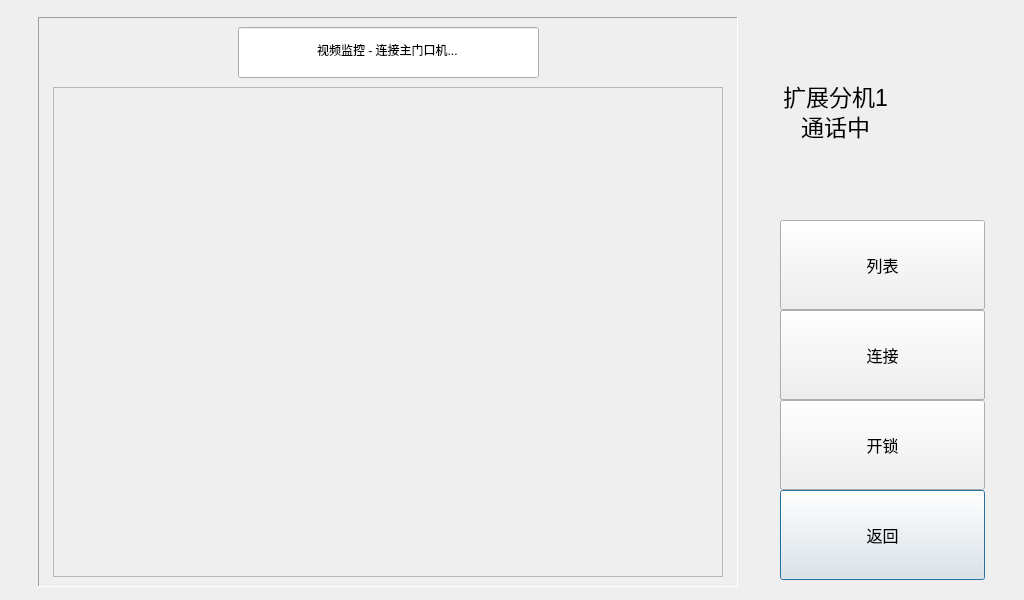
<?xml version="1.0" encoding="UTF-8"?>
<ui version="4.0">
 <class>MonDialog</class>
 <widget class="QDialog" name="MonDialog">
  <property name="geometry">
   <rect>
    <x>0</x>
    <y>0</y>
    <width>1024</width>
    <height>600</height>
   </rect>
  </property>
  <property name="windowTitle">
   <string>Dialog</string>
  </property>
  <widget class="CommonPushButton" name="pushButtonMonReturn">
   <property name="geometry">
    <rect>
     <x>780</x>
     <y>490</y>
     <width>205</width>
     <height>90</height>
    </rect>
   </property>
   <property name="font">
    <font>
     <family>AlArabiya</family>
     <pointsize>12</pointsize>
    </font>
   </property>
   <property name="text">
    <string>返回</string>
   </property>
  </widget>
  <widget class="CommonPushButton" name="pushButtonMonHangUp">
   <property name="geometry">
    <rect>
     <x>780</x>
     <y>310</y>
     <width>205</width>
     <height>90</height>
    </rect>
   </property>
   <property name="font">
    <font>
     <family>AlArabiya</family>
     <pointsize>12</pointsize>
    </font>
   </property>
   <property name="text">
    <string>断开</string>
   </property>
  </widget>
  <widget class="CommonPushButton" name="pushButtonMonOpen">
   <property name="geometry">
    <rect>
     <x>780</x>
     <y>400</y>
     <width>205</width>
     <height>90</height>
    </rect>
   </property>
   <property name="font">
    <font>
     <family>AlArabiya</family>
     <pointsize>12</pointsize>
    </font>
   </property>
   <property name="text">
    <string>开锁</string>
   </property>
  </widget>
  <widget class="CommonPushButton" name="pushButtonMonDial">
   <property name="geometry">
    <rect>
     <x>780</x>
     <y>310</y>
     <width>205</width>
     <height>90</height>
    </rect>
   </property>
   <property name="font">
    <font>
     <family>AlArabiya</family>
     <pointsize>12</pointsize>
    </font>
   </property>
   <property name="text">
    <string>连接</string>
   </property>
  </widget>
  <widget class="QFrame" name="framePanel">
   <property name="geometry">
    <rect>
     <x>38</x>
     <y>17</y>
     <width>700</width>
     <height>570</height>
    </rect>
   </property>
   <property name="frameShape">
    <enum>QFrame::Panel</enum>
   </property>
   <property name="frameShadow">
    <enum>QFrame::Sunken</enum>
   </property>
   <widget class="ScrollLineEdit" name="lineEditInfo">
    <property name="geometry">
     <rect>
      <x>200</x>
      <y>10</y>
      <width>301</width>
      <height>51</height>
     </rect>
    </property>
    <property name="font">
     <font>
      <weight>50</weight>
      <italic>false</italic>
      <bold>false</bold>
     </font>
    </property>
    <property name="cursor">
     <cursorShape>IBeamCursor</cursorShape>
    </property>
    <property name="focusPolicy">
     <enum>Qt::NoFocus</enum>
    </property>
    <property name="styleSheet">
     <string notr="true"/>
    </property>
    <property name="text">
     <string>视频监控 - 连接主门口机...</string>
    </property>
    <property name="frame">
     <bool>true</bool>
    </property>
    <property name="echoMode">
     <enum>QLineEdit::Normal</enum>
    </property>
    <property name="alignment">
     <set>Qt::AlignCenter</set>
    </property>
    <property name="readOnly">
     <bool>true</bool>
    </property>
   </widget>
  </widget>
  <widget class="QFrame" name="frameVideoShow">
   <property name="geometry">
    <rect>
     <x>53</x>
     <y>87</y>
     <width>670</width>
     <height>490</height>
    </rect>
   </property>
   <property name="styleSheet">
    <string notr="true"/>
   </property>
   <property name="frameShape">
    <enum>QFrame::StyledPanel</enum>
   </property>
   <property name="frameShadow">
    <enum>QFrame::Raised</enum>
   </property>
  </widget>
  <widget class="CommonPushButton" name="pushButtonMonList">
   <property name="geometry">
    <rect>
     <x>780</x>
     <y>220</y>
     <width>205</width>
     <height>90</height>
    </rect>
   </property>
   <property name="font">
    <font>
     <family>AlArabiya</family>
     <pointsize>12</pointsize>
    </font>
   </property>
   <property name="text">
    <string>列表</string>
   </property>
  </widget>
  <widget class="MyLabel" name="labelExtension2">
   <property name="geometry">
    <rect>
     <x>760</x>
     <y>110</y>
     <width>151</width>
     <height>31</height>
    </rect>
   </property>
   <property name="styleSheet">
    <string notr="true">font: 23px;
</string>
   </property>
   <property name="frameShape">
    <enum>QFrame::NoFrame</enum>
   </property>
   <property name="frameShadow">
    <enum>QFrame::Plain</enum>
   </property>
   <property name="text">
    <string>通话中</string>
   </property>
   <property name="alignment">
    <set>Qt::AlignCenter</set>
   </property>
  </widget>
  <widget class="MyLabel" name="labelExtension1">
   <property name="geometry">
    <rect>
     <x>760</x>
     <y>80</y>
     <width>151</width>
     <height>31</height>
    </rect>
   </property>
   <property name="styleSheet">
    <string notr="true">font: 23px;
</string>
   </property>
   <property name="frameShape">
    <enum>QFrame::NoFrame</enum>
   </property>
   <property name="frameShadow">
    <enum>QFrame::Plain</enum>
   </property>
   <property name="text">
    <string>扩展分机1</string>
   </property>
   <property name="alignment">
    <set>Qt::AlignCenter</set>
   </property>
  </widget>
 </widget>
 <customwidgets>
  <customwidget>
   <class>CommonPushButton</class>
   <extends>QPushButton</extends>
   <header>commonpushbutton.h</header>
  </customwidget>
  <customwidget>
   <class>ScrollLineEdit</class>
   <extends>QLineEdit</extends>
   <header>scrolllineedit.h</header>
  </customwidget>
  <customwidget>
   <class>MyLabel</class>
   <extends>QLabel</extends>
   <header>mylabel.h</header>
  </customwidget>
 </customwidgets>
 <tabstops>
  <tabstop>pushButtonMonList</tabstop>
  <tabstop>pushButtonMonHangUp</tabstop>
  <tabstop>pushButtonMonDial</tabstop>
  <tabstop>pushButtonMonOpen</tabstop>
  <tabstop>pushButtonMonReturn</tabstop>
 </tabstops>
 <resources/>
 <connections/>
</ui>
